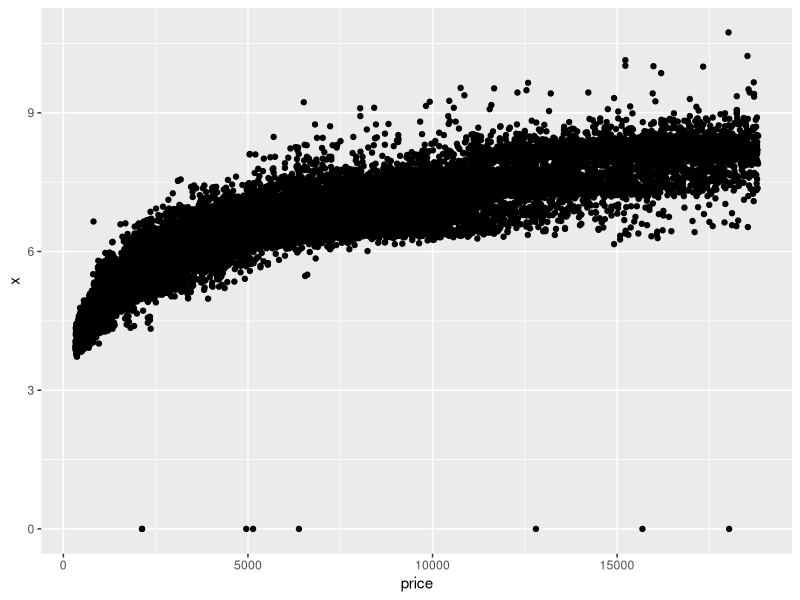
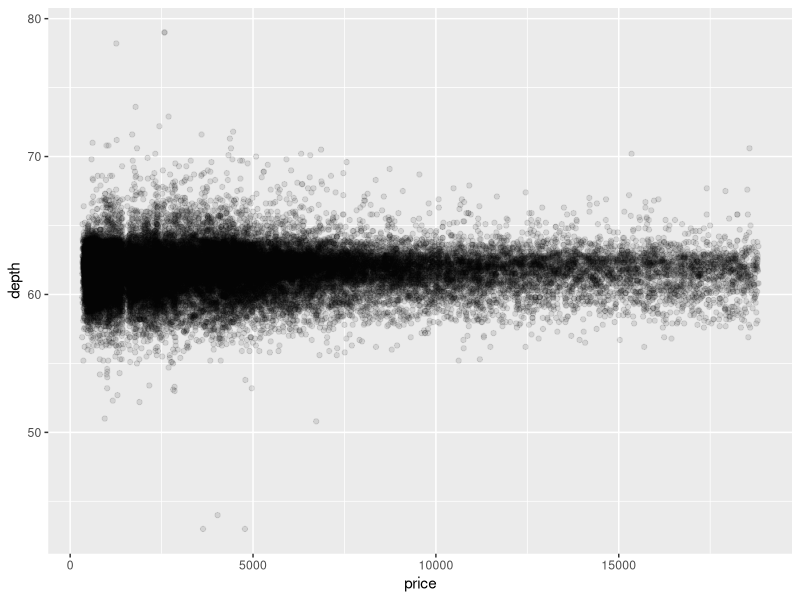
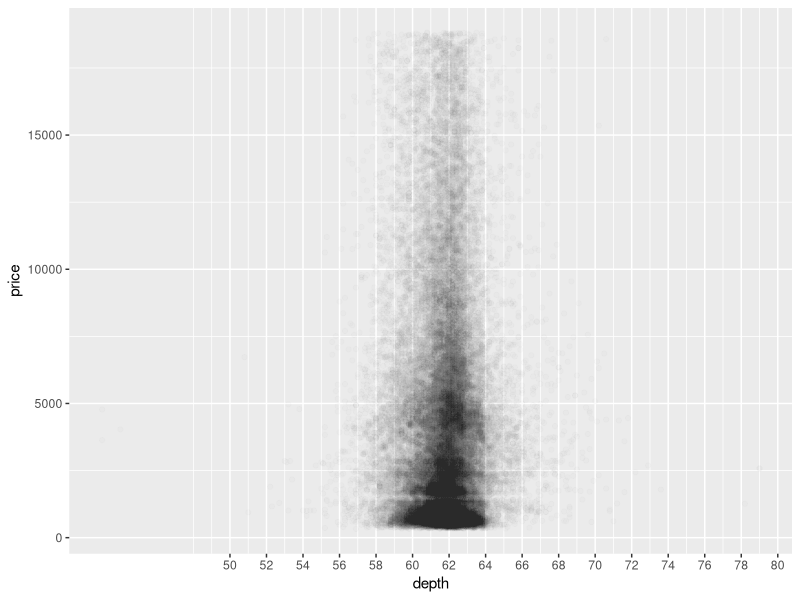
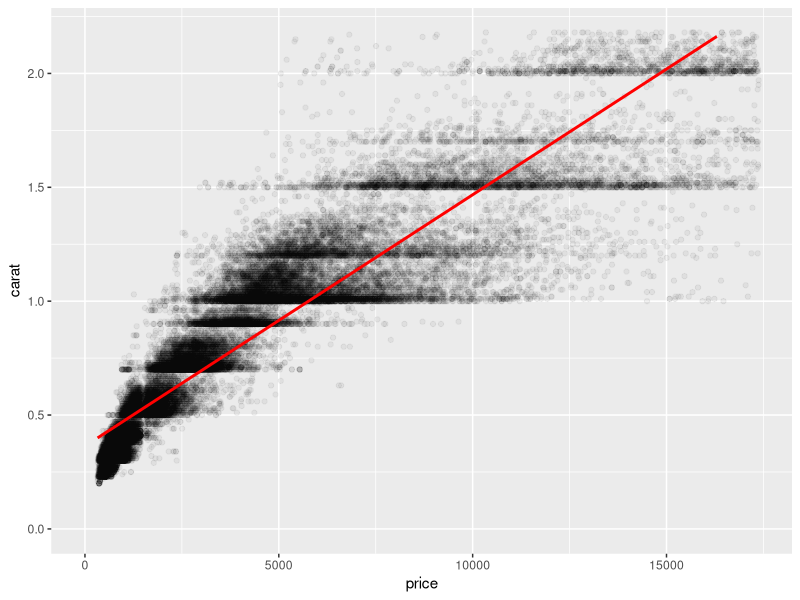
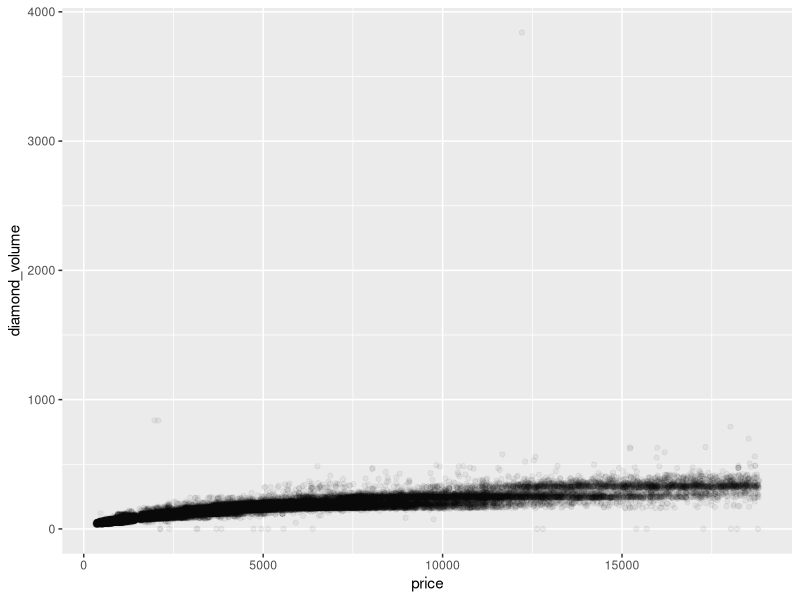
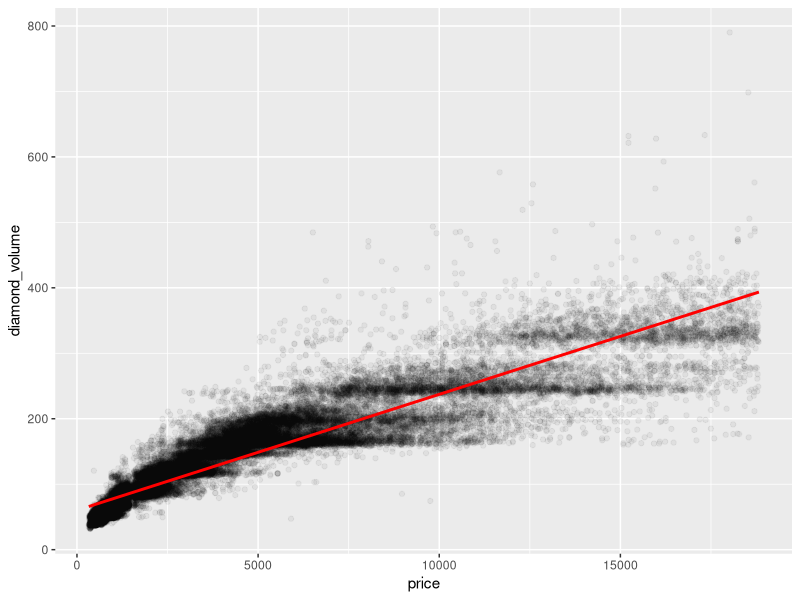
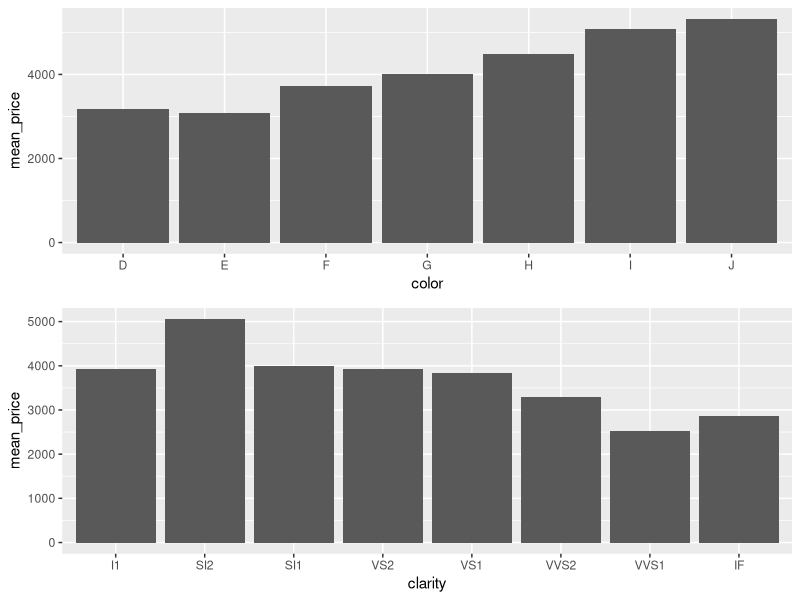
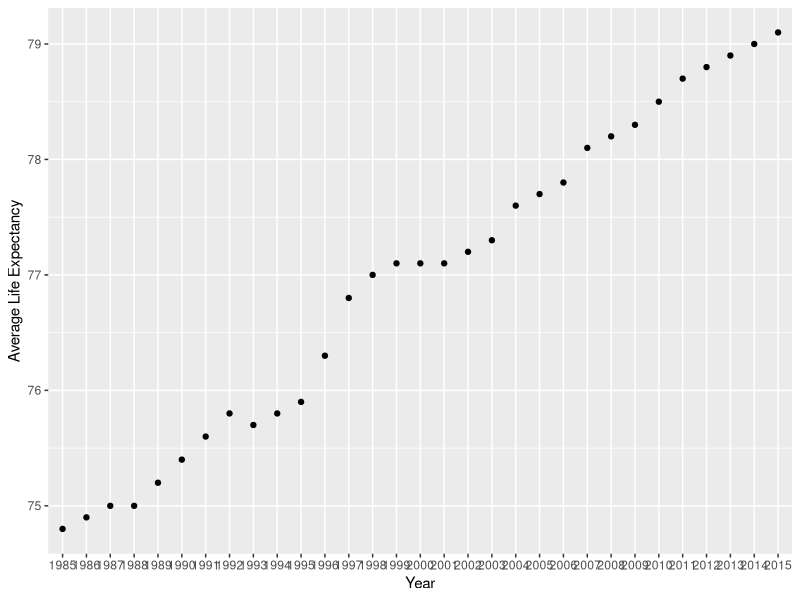

Source code (R) for these figures, in order:
## ---- chunk 1
install.packages('ggplot2')
library(ggplot2)
data(diamonds)
summary(diamonds)
setwd("/Users/sa1251/Documents/eda-project/eda-project")
getwd()
## ---- chunk 2
# Your first task is to create a
# scatterplot of price vs x.
# using the ggplot syntax.

ggplot(aes(x = price, y = x), data = diamonds) + geom_point()
ggsave('price_vs_x.png')
## ---- chunk 3
# Create a simple scatter plot of price vs depth.

ggplot(aes(x = price, y = depth), data = diamonds) + geom_point(alpha = 0.1)
ggsave('price_vs_depth.png')
## ---- chunk 4
# Change the code to make the transparency of the
# points to be 1/100 of what they are now and mark
# the x-axis every 2 units. See the instructor notes
# for two hints.

ggplot(data = diamonds, aes(x = depth, y = price)) + 
  geom_point(alpha = 0.01) + scale_x_continuous( breaks = seq(50, 80, 2))
ggsave('transparency_1_100.png')
## ---- chunk 5
# Create a scatterplot of price vs carat
# and omit the top 1% of price and carat
# values.

ggplot(aes(x = price, y = carat), data = diamonds) +
  geom_point(alpha = 0.05) +
  xlim(0, quantile(diamonds$price, 0.99)) +
  ylim(0, quantile(diamonds$carat, 0.99)) +
  geom_smooth(method = 'lm', color = 'red')
ggsave('price_vs_carat_omit1.png')
## ---- chunk 6
# Create a scatterplot of price vs. volume (x * y * z).
# This is a very rough approximation for a diamond's volume.
# Create a new variable for volume in the diamonds data frame.# Create a scatterplot of price vs. volume (x * y * z).
# This is a very rough approximation for a diamond's volume.
# Create a new variable for volume in the diamonds data frame.

diamonds$diamond_volume <- (diamonds$x * diamonds$y * diamonds$z)
ggplot(aes(x = price, y = diamond_volume), data = diamonds) + 
  geom_point(alpha = 0.05)
ggsave('price_vs_volume.png')
## ---- chunk 7
# Subset the data to exclude diamonds with a volume
# greater than or equal to 800. Also, exclude diamonds
# with a volume of 0. Adjust the transparency of the
# points and add a linear model to the plot.

ggplot(aes(x = price, y = diamond_volume), data = subset(diamonds, diamond_volume > 0 & diamond_volume <= 800)) +
  geom_point(alpha = 0.05) + geom_smooth(method = 'lm', color = 'red')
ggsave('excl_volume.png')
## ---- chunk 8
# Use the function dplyr package
# to create a new data frame containing
# info on diamonds by clarity.

# Name the data frame diamondsByClarity

# The data frame should contain the following
# variables in this order.

#       (1) mean_price
#       (2) median_price
#       (3) min_price
#       (4) max_price
#       (5) n

# where n is the number of diamonds in each
# level of clarity.

install.packages('dplyr')
library(dplyr)

diamondsByClarity <- diamonds %>%
  group_by(clarity) %>%
  summarise(mean_price = mean(price), median_price = median(price), 
            min_price = min(price), max_price = max(price), n = n()) %>%
  arrange(clarity)
## ---- chunk 9
# We’ve created summary data frames with the mean price
# by clarity and color. You can run the code in R to
# verify what data is in the variables diamonds_mp_by_clarity
# and diamonds_mp_by_color.

# Your task is to write additional code to create two bar plots
# on one output image using the grid.arrange() function from the package
# gridExtra.

diamonds_by_clarity <- group_by(diamonds, clarity)
diamonds_mp_by_clarity <- summarise(diamonds_by_clarity, mean_price = mean(price))

diamonds_by_color <- group_by(diamonds, color)
diamonds_mp_by_color <- summarise(diamonds_by_color, mean_price = mean(price))

d1 <- ggplot(aes(x = color, y = mean_price), data = diamonds_mp_by_color) + 
  geom_bar(stat = 'identity')

d2 <- ggplot(aes(x = clarity, y = mean_price), data = diamonds_mp_by_clarity) +
  geom_bar(stat = 'identity')

install.packages('gridExtra')
library(gridExtra)

grid.arrange(d1, d2, ncol = 1)
ggsave('gridarrange.png')
## ---- chunk 10
# Gapminder Part 2

# To be completed.

library(ggplot2)
library(dplyr)
library(tidyr)

life_exp <- read.csv('life_exp.csv', header = T, check.names = F)
life_exp <- gather(life_exp, "year", "n", 2:217)
life_exp.usa <- filter(life_exp, country == 'United States')
life_exp.usa <- filter(life_exp.usa, year >= 1985)

# I wanted to explore the average life expectancy of an American citizen since my year of birth in 
# 1985. After creating the data frame featuring all countries' life expectancy data, I filtered for # just the USA's data. I then filtered for >= 1985 data. As you can see from the graph, there is a 
# relatively small, consistent increase in life exptectancy over time. 

ggplot(aes(x = year, y = n), data = life_exp.usa) + geom_point() + 
  xlab('Year') + ylab('Average Life Expectancy')
ggsave('usa_geompoint.png')



